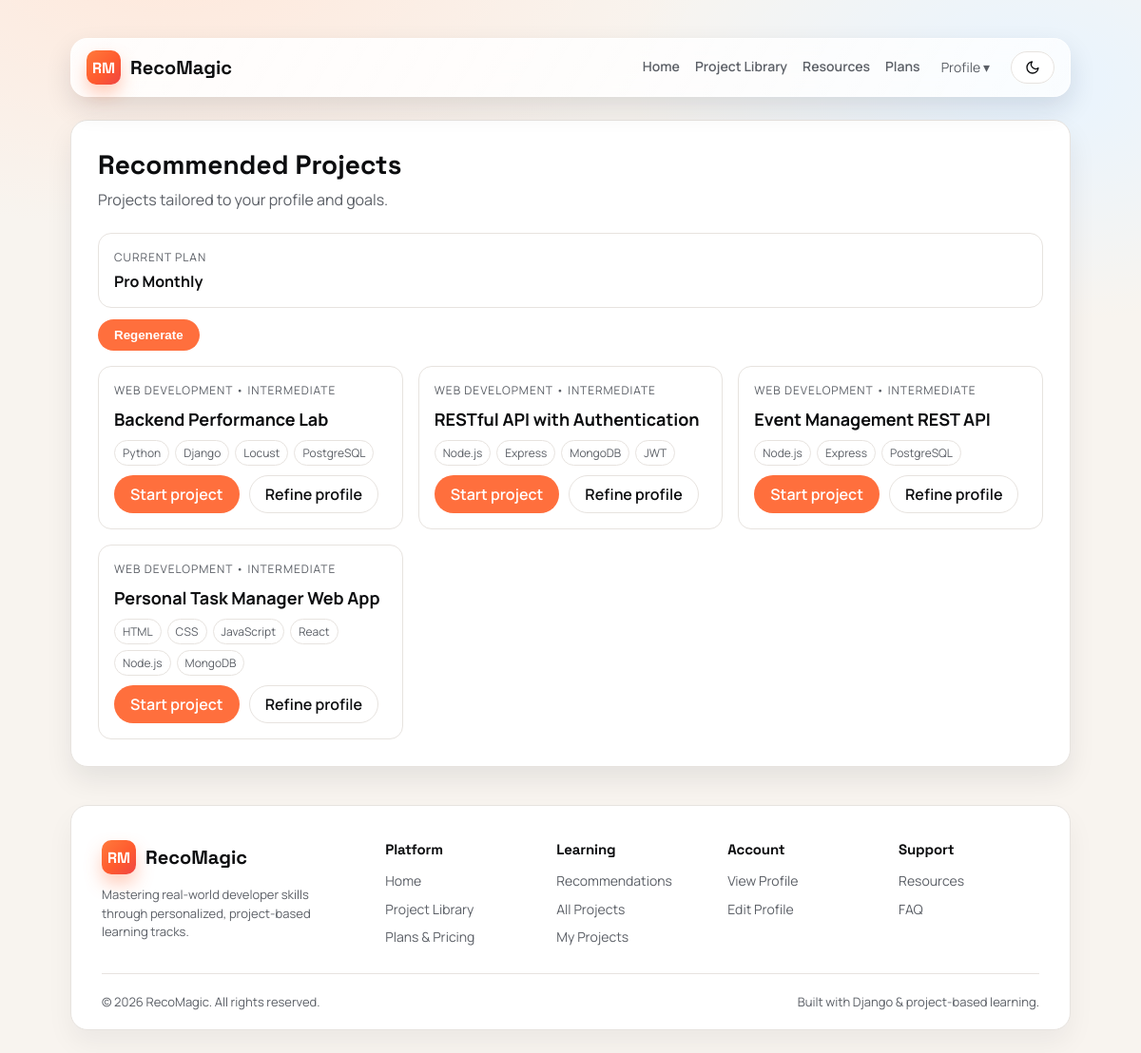
/recommendations/ (signed in), run on the app's committed database.
### users/models.py (models this page shows, shortened)
class Plan(models.Model):
    name = models.CharField(max_length=50, unique=True)
    price = models.DecimalField(max_digits=8, decimal_places=2, default=0)
    description = models.TextField(blank=True)
    features = models.TextField(blank=True)
    class Meta:
        ordering = ["name", "id"]

class Project(models.Model):
    SKILL_LEVEL_CHOICES = [
        ("beginner", "Beginner"),
        ("intermediate", "Intermediate"),
        ("advanced", "Advanced"),
    ]
    PLAN_ACCESS_CHOICES = [
        ("explorer", "Explorer (Free)"),
        ("pro_monthly", "Pro Monthly"),
        ("pro_yearly", "Pro Yearly"),
    ]
    title = models.CharField(max_length=140)
    description = models.TextField()
    field = models.CharField(max_length=100)
    target_role = models.CharField(max_length=100)
    skill_level = models.CharField(max_length=20, choices=SKILL_LEVEL_CHOICES)
    plan = models.ForeignKey(Plan, on_delete=models.PROTECT, related_name="projects", blank=True, null=True)
    required_plan = models.CharField(max_length=20, choices=PLAN_ACCESS_CHOICES, default="explorer")
    tech_preference = models.CharField(max_length=140)
    learning_goal = models.CharField(max_length=140)
    interest_tags = models.CharField(max_length=220, help_text="Comma separated tags")
    learning_objectives = models.TextField(blank=True)
    resources = models.TextField(blank=True, help_text="Optional resources. One per line. Use 'Title | URL' or plain URL.")
    task_checklist = models.TextField(blank=True, help_text="Checklist tasks, one per line.")
    detailed_roadmap = models.TextField(blank=True)
    premium_hints = models.TextField(blank=True, help_text="Premium hints, one per line.")
    class Meta:
        ordering = ["title", "id"]

### users/views.py (the view, shortened to what this page needs)
# urls.py: path("recommendations/", views.recommendations_view, name="recommendations"),
@login_required
def recommendations_view(request):
    profile = UserProfile.objects.filter(user=request.user).first()
    recommendations = []
    ai_generated = False
    reco_limited = False
    reco_limit = 6
    remaining = None
    premium_request_pending = False
    user_plan_tier, current_plan_name = _get_user_subscription_tier(request.user)
    is_premium_user = user_plan_tier != "explorer"
    if profile:
        premium_request_pending = PremiumRequest.objects.filter(user=request.user, status="pending").exists()
        is_premium = is_premium_user
        reco_limit = 6 if is_premium else 3
        usage_date = timezone.localdate()
        cached_recommendations = request.session.get("recommendations", [])
        should_generate = request.method == "POST" or not cached_recommendations
        usage_record = None
        if not should_generate:
            recommendations = cached_recommendations[:reco_limit]
            if not is_premium and usage_record and usage_record.count >= reco_limit:
                reco_limited = True
                remaining = 0
        elif not is_premium and usage_record and usage_record.count >= reco_limit:
            reco_limited = True
            recommendations = cached_recommendations[:reco_limit]
            remaining = 0
            if request.method == "POST":
                return redirect("recommendations")
        else:
            previous_project_ids = [project.get("id") for project in cached_recommendations if project.get("id")]
            recommendations = recommend_projects_for_profile(
                profile,
                limit=reco_limit,
                user_plan_tier=user_plan_tier,
                exclude_project_ids=previous_project_ids,
            )
            request.session["recommendations"] = recommendations
            _persist_recommendations(request.user, recommendations)
            if not is_premium and usage_record:
                usage_record.count += 1
                usage_record.save(update_fields=["count"])
                remaining = max(reco_limit - usage_record.count, 0)
            if request.method == "POST":
                return redirect("recommendations")
    return render(
        request,
        "users/recommendations.html",
        {
            "profile": profile,
            "recommendations": recommendations,
            "ai_generated": ai_generated,
            "reco_limited": reco_limited,
            "reco_limit": reco_limit,
            "reco_remaining": remaining,
            "premium_request_pending": premium_request_pending,
            "current_plan_name": current_plan_name,
            "is_premium_user": is_premium_user,
        },
    )

### users/recommendation_service.py (called while the page is built)
def _normalize(value):
    return str(value or "").strip().lower()

def _split_tags(value):
    return {tag.strip().lower() for tag in str(value or "").split(",") if tag.strip()}

### users/views.py (called while the page is built, shortened)
def _persist_recommendations(user, recommendations):
    persisted = []
    for rank, recommendation in enumerate(recommendations, start=1):
        project_id = recommendation.get("id")
        if not project_id:
            continue
        project_record = Project.objects.filter(id=project_id).first()
        if not project_record:
            continue
        persisted.append(
            Recommendation.objects.update_or_create(
                user=user,
                project=project_record,
                defaults={
                    "score": recommendation.get("relevance_score", 0) or 0,
                    "rank": rank,
                },
            )[0]
        )
    return persisted

def _tier_from_plan_name(plan_name):
    name = str(plan_name or "").strip().lower()
    if "yearly" in name:
        return "pro_yearly"
    if "pro" in name or "monthly" in name:
        return "pro_monthly"
    return "explorer"

def _get_user_subscription_tier(user):
    active_subscription = _get_active_subscription(user)
    if active_subscription and active_subscription.plan and active_subscription.plan.price > 0:
        return _tier_from_plan_name(active_subscription.plan.name), active_subscription.plan.name

def _get_active_subscription(user):
    Subscription.objects.filter(is_active=True, end_date__lt=timezone.now().date()).update(is_active=False)
    return Subscription.objects.filter(user=user, is_active=True, end_date__gte=timezone.now().date()).select_related("plan").first()

### users/templates/users/recommendations.html (shortened to what this page needs)
{% extends "users/base.html" %}
{% block content %}
<h1 class="page-title">Recommended Projects</h1>
<p class="page-sub">Projects tailored to your profile and goals.</p>
<div class="info-card" style="margin-bottom: 12px;">
    <span>Current Plan</span>
    <strong>{{ current_plan_name }}</strong>
</div>
{% if profile %}
    <form method="post" action="{% url 'recommendations' %}" style="margin-bottom: 16px;">
        <button class="btn btn-primary" type="submit" {% if reco_limited %}disabled{% endif %}>Regenerate</button>
    </form>
{% endif %}
{% if not profile %}
    <div class="empty-state">
        <p>No profile yet. Add your details to generate recommendations.</p>
        <a class="btn btn-primary" href="{% url 'profile_edit' %}">Create Profile</a>
    </div>
{% else %}
    <div class="recommendations-grid">
        {% for project in recommendations %}
            <div class="rec-card">
                <div class="rec-meta">{{ project.category }} • {{ project.difficulty|title }}</div>
                <h3>{{ project.title }}</h3>
                <div class="pill-list">
                    {% for tag in project.stack %}
                        <span class="pill">{{ tag }}</span>
                    {% endfor %}
                </div>
                <div class="rec-actions">
                    <a class="btn btn-primary" href="{% url 'start_recommendation' forloop.counter0 %}">Start project</a>
                    <a class="btn" href="{% url 'profile_edit' %}">Refine profile</a>
                </div>
            </div>
        {% endfor %}
    </div>
{% endif %}
{% endblock %}

### users/templates/users/base.html (style rules this page uses)
:root { --ink: #0c0d0f; --muted: #5b5f66; --accent: #ff6f3d; --surface: #ffffff; --stroke: #e7e3df; --bg: #f8f4ef; --glow-a: #ffe8db; --glow-b: #e8f4ff; }
* { box-sizing: border-box; }
body { margin: 0; font-family: "Manrope", sans-serif; color: var(--ink); background: radial-gradient(900px 480px at 15% -5%, var(--glow-a) 0, transparent 62%), radial-gradient(700px 420px at 90% 8%, var(--glow-b) 0, transparent 60%), var(--bg); }
a { color: inherit; text-decoration: none; }
.btn { border: 1px solid var(--stroke); padding: 8px 16px; border-radius: 999px; background: var(--surface); font-weight: 600; color: var(--ink); cursor: pointer; transition: transform 0.2s ease, box-shadow 0.2s ease; }
.btn-primary { background: var(--accent); color: #fff; border-color: transparent; }
.page-title { font-family: "Space Grotesk", sans-serif; font-size: 28px; margin: 0 0 8px; }
.page-sub { color: var(--muted); margin: 0 0 24px; }
.info-card { padding: 16px; border: 1px solid var(--stroke); border-radius: 14px; background: var(--surface); }
.info-card span { display: block; font-size: 12px; text-transform: uppercase; letter-spacing: 0.08em; color: var(--muted); margin-bottom: 6px; }
.recommendations-grid { display: grid; grid-template-columns: repeat(3, minmax(0, 1fr)); gap: 16px; }
.rec-card { padding: 16px; border: 1px solid var(--stroke); border-radius: 14px; background: var(--surface); display: flex; flex-direction: column; gap: 10px; position: relative; }
.rec-card h3 { margin: 0; font-size: 18px; }
.rec-meta { font-size: 12px; text-transform: uppercase; letter-spacing: 0.08em; color: var(--muted); }
.pill-list { display: flex; flex-wrap: wrap; gap: 6px; }
.pill { font-size: 12px; padding: 4px 8px; border-radius: 999px; border: 1px solid var(--stroke); color: var(--muted); }
.rec-actions { margin-top: auto; display: flex; gap: 10px; align-items: center; }

### data on the page
Plan: name "Pro Monthly"
Project: category "WEB DEVELOPMENT", difficulty "INTERMEDIATE", title "Backend Performance Lab"
Project: category "WEB DEVELOPMENT", difficulty "INTERMEDIATE", title "RESTful API with Authentication"
Project: category "WEB DEVELOPMENT", difficulty "INTERMEDIATE", title "Event Management REST API"
Project: category "WEB DEVELOPMENT", difficulty "INTERMEDIATE", title "Personal Task Manager Web App"

### other printed values
{{ tag }} "Python" "Django" "Locust" "PostgreSQL" "Node.js" "Express" "MongoDB" "JWT" "Node.js" "Express" "PostgreSQL" "HTML" "CSS" "JavaScript" "React" "Node.js" "MongoDB"
